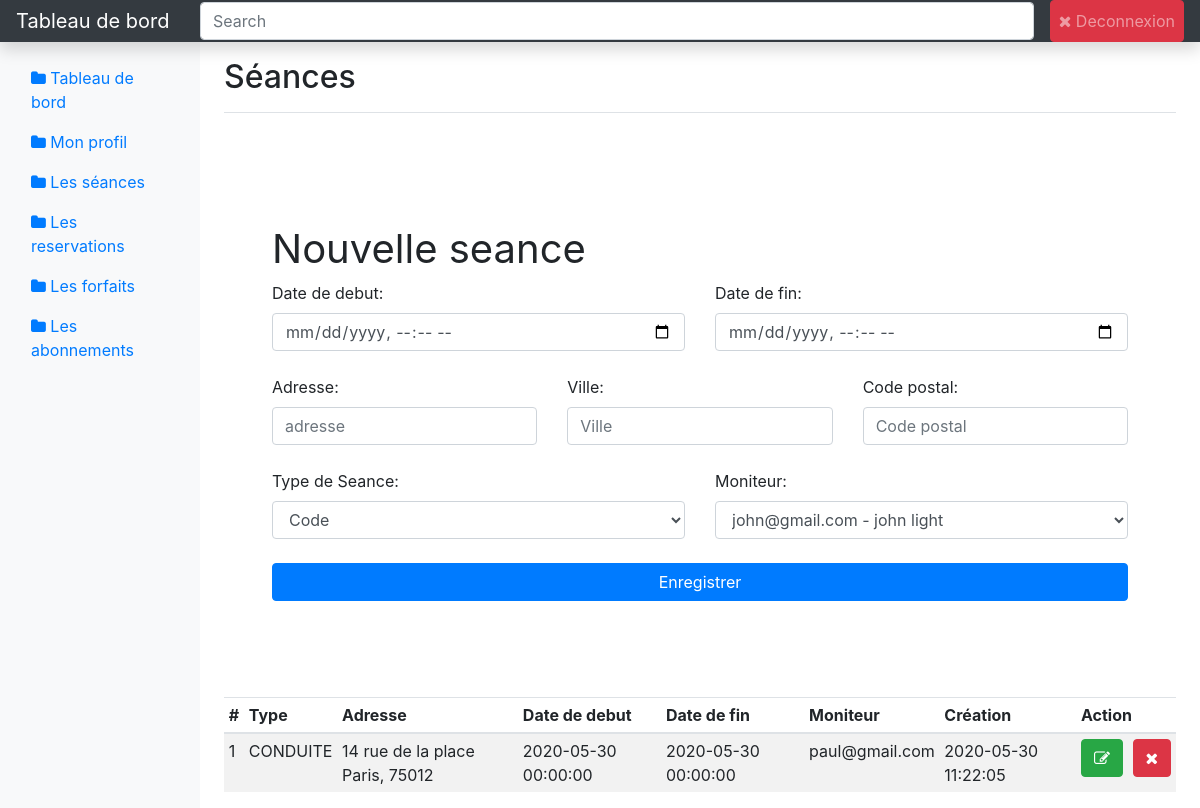
Screenshot of /apps/admin/seances.php (signed in) with the database file from the repository.
### tables this page shows
CREATE TABLE IF NOT EXISTS `seance` (
  `id` int(11) NOT NULL AUTO_INCREMENT,
  `date_debut` datetime NOT NULL,
  `date_fin` datetime NOT NULL,
  `adresse` varchar(255) NOT NULL,
  `ville` varchar(255) NOT NULL,
  `code_postal` varchar(10) NOT NULL,
  `type` varchar(100) NOT NULL,
  `monitor_id` int(11) NOT NULL,
  `created_at` datetime NOT NULL,
  PRIMARY KEY (`id`)
);

CREATE TABLE IF NOT EXISTS `user` (
  `id` int(11) NOT NULL AUTO_INCREMENT,
  `nom` varchar(150) NOT NULL,
  `prenom` varchar(255) NOT NULL,
  `email` varchar(255) NOT NULL,
  `telephone` varchar(30) DEFAULT NULL,
  `role` varchar(50) NOT NULL,
  `password` varchar(255) NOT NULL,
  `password_code` varchar(255) DEFAULT NULL,
  `password_date` datetime DEFAULT NULL,
  `date_naissance` datetime NOT NULL,
  `adresse` varchar(255) DEFAULT NULL,
  `ville` varchar(255) DEFAULT NULL,
  `photo` varchar(255) DEFAULT NULL,
  `code_postal` varchar(10) DEFAULT NULL,
  `reference` varchar(200) NOT NULL,
  `number_heure` int(255) NOT NULL DEFAULT 0,
  `number_disponible` int(255) NOT NULL DEFAULT 0,
  `active` tinyint(1) NOT NULL DEFAULT 1,
  `update_at` datetime NOT NULL DEFAULT current_timestamp(),
  `created_at` datetime NOT NULL DEFAULT current_timestamp(),
  `delete_at` datetime DEFAULT NULL,
  PRIMARY KEY (`id`)
);

### functions/admin/listUser.php (called while the page is built)
<?php
require_once '../../functions/database.php';
	$role = 'ROLE_USER';
	$sth = $connexion->prepare('SELECT * FROM user WHERE role = :role AND delete_at IS NULL ');
	$sth->bindParam(':role', $role);
	$sth->execute();
	$users = $sth->fetchAll();
?>

### functions/admin/listSeance.php (called while the page is built)
<?php
require_once '../../functions/database.php';
	$sth = $connexion->prepare('SELECT seance.id as id_seance, seance.type as type, seance.adresse as adresse_seance, seance.ville as ville_seance, seance.code_postal as code_postal_seance, seance.date_debut, seance.date_fin, seance.created_at as created_at_seance, user.email as email_user_moniteur FROM seance LEFT JOIN user ON seance.monitor_id = user.id');
	$sth->execute();
	$seances = $sth->fetchAll();
?>

### apps/admin/seances.php (the view, shortened to what this page needs)
<?php include_once('../../composants/dashboard/admin/header.php'); ?>
<?php include_once('../../functions/admin/listSeance.php'); ?>
<?php include_once('../../functions/admin/listUser.php'); ?>
<div class="container-fluid">
  <div class="row">
    <?php include_once('../../composants/dashboard/admin/bar_menu.php'); ?>
    <main role="main" class="col-md-9 ml-sm-auto col-lg-10 px-md-4">
      <div class="d-flex justify-content-between flex-wrap flex-md-nowrap align-items-center pt-3 pb-2 mb-3 border-bottom">
        <h1 class="h2">Séances</h1>
      </div>
      <div class="col-md-12 p-lg-5 mx-auto my-5">
        <h1 class="display-5 font-weight-normal">Nouvelle seance</h1>
        <form method="POST" action="seances.php">
          <div class="row mb-4">
            <div class="col-md-6">
              <label for="date_start" class="mr-sm-2">Date de debut:</label>
              <input type="datetime-local" class="form-control" id="date_start" name="date_start">
            </div>
            <div class="col-md-6">
              <label for="date_end" class="mr-sm-2">Date de fin:</label>
              <input type="datetime-local" id="date_end" class="form-control" name="date_end">
            </div>
          </div>
          <div class="row mb-4">
            <div class="col-md-4">
              <label for="address" class="mr-sm-2">Adresse:</label>
              <input type="text" required class="form-control" placeholder="adresse" id="address" name="address">
            </div>
            <div class="col-md-4">
              <label for="city" class="mr-sm-2">Ville:</label>
              <input type="text" required class="form-control" placeholder="Ville" id="city" name="city">
            </div>
            <div class="col-md-4">
              <label for="code_postal" class="mr-sm-2">Code postal:</label>
              <input type="text" required class="form-control" placeholder="Code postal" id="code_postal" name="code_postal">
            </div>
          </div>
          <div class="row mb-4">
            <div class="col-md-6">
              <label for="type" class="mr-sm-2">Type de Seance:</label>
              <select name="type" class="form-control" id="type">
                <option value="CODE">Code</option>
              </select>
            </div>
            <div class="col-md-6">
              <label for="user" class="mr-sm-2">Moniteur:</label>
              <select name="user" class="form-control" id="user">
                <?php foreach ($users as $reponse): ?>
                  <option value="<?= $reponse['id'] ?>"> <?= $reponse['email'] ?> - <?= $reponse['nom'] ?> <?= $reponse['prenom'] ?> </option>
                <?php endforeach; ?>
              </select>
            </div>
          </div>
          <button type="submit" name="seance" class="btn btn-primary btn-block">Enregistrer</button>
        </form>
      </div>
      <div class="table-responsive">
        <table class="table table-striped table-sm">
          <thead>
            <tr>
              <th>#</th>
              <th>Type</th>
              <th>Adresse</th>
              <th>Date de debut</th>
              <th>Date de fin </th>
              <th>Moniteur</th>
              <th>Création </th>
              <th colspan="2">Action</th>
            </tr>
          </thead>
          <tbody>
            <?php foreach ($seances as $reponse): ?>
            <tr>
              <td> <?= $reponse['id_seance'] ?> </td>
              <td> <?= $reponse['type'] ?> </td>
              <td> <?= $reponse['adresse_seance'] .' '.$reponse['ville_seance'].', '.$reponse['code_postal_seance'] ?></td>
              <td> <?= $reponse['date_debut'] ?> </td>
              <td> <?= $reponse['date_fin'] ?> </td>
              <td> <?= $reponse['email_user_moniteur'] ?> </td>
              <td> <?= $reponse['created_at_seance'] ?> </td>
              <td>
                <a class="btn btn-success" href="">
                  <i class="fa fa-edit"></i>
                </a>
              </td>
              <td>
                <a class="btn btn-danger" href="">
                  <i class="fa fa-close"></i>
                </a>
              </td>
            </tr>
            <?php endforeach; ?>
          </tbody>
        </table>
      </div>
    </main>
  </div>
</div>
<?php include_once('../../composants/dashboard/footer.php'); ?>

### rows the page displays
seance: id "1", type "CONDUITE", adresse "14 rue de la place", ville "Paris", code_postal "75012", date_debut "2020-05-30 00:00:00", date_fin "2020-05-30 00:00:00", user.email "paul@gmail.com", created_at "2020-05-30 11:22:05"

### other values shown
form field user "john@gmail.com - john light"
